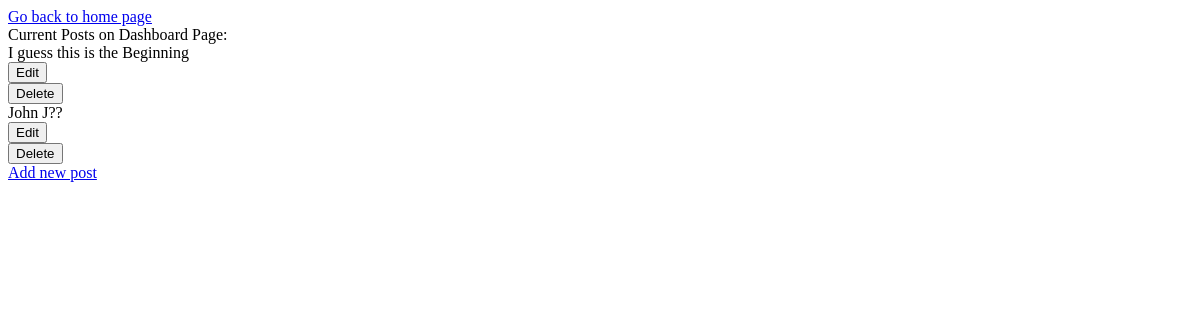
Before: /dashboard (signed in) with the older database file.
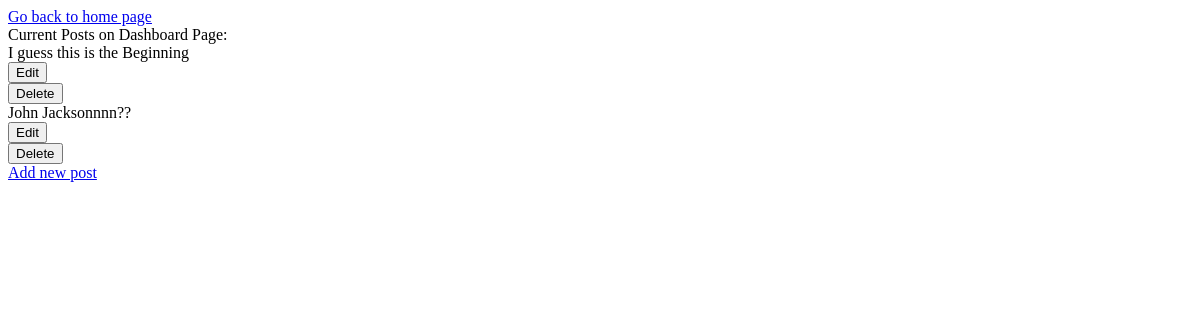
After: the same page with the newer database file.
### tables this page shows
CREATE TABLE posts (
                                              post_id integer PRIMARY KEY,
                                                title text NOT NULL,
                                                author text NOT NULL,
                                                content text NOT NULL, 
                                                publication_date datetime integer NOT NULL


                                            );

### blog.py (the view)
@app.route("/dashboard")
def dash():
    print(session)
    if 'user_id' in session:
        got_username = get_username_from_id()
        return render_template("dashboard.html", got_username=got_username)
    else:
        return redirect('/login')

### blog.py (called while the page is built)
def db_connection():
    conn = None
    try:
        conn = lite.connect('the_last_sql_database_final.db')
        print("connected")
    except lite.error as e:
        print(e)
    return conn

def get_username_from_id():
    conn = db_connection()
    cursor = conn.cursor()
    cursor.execute("SELECT * from users WHERE user_id = ?", [session['user_id']])
    sess_users = cursor.fetchall()
    username = sess_users[0][1]
    print(username)
    cursor.execute("SELECT * from posts WHERE author = ?", [username])
    list_title = cursor.fetchall()
    print(list_title)
    print("successfully received existing posts")
    return list_title

### templates/dashboard.html (shortened to what this page needs)
<!DOCTYPE html>
<html lang="en">
<head>
</head>
<body>
  <a href="/">Go back to home page</a>
   <div>Current Posts on Dashboard Page:</div>
  {%for row in got_username%}
         {{row[1]}}
    <form action = "/edit/{{row[0]}}" method="GET">
        <input type ="submit" name ="got_username" value ="Edit">
    </form>
<form action = "/delete/{{row[0]}}" method="POST">
    <tr><td></td><td><input type ="submit" name ="got_username" value ="Delete"></td></tr>
    </form>
   {%endfor%}
   <a href="/add">Add new post</a>
</body>
</html>

Changed rows visible on the page:
changed posts: title "John J??" → "John Jacksonnnn??"
